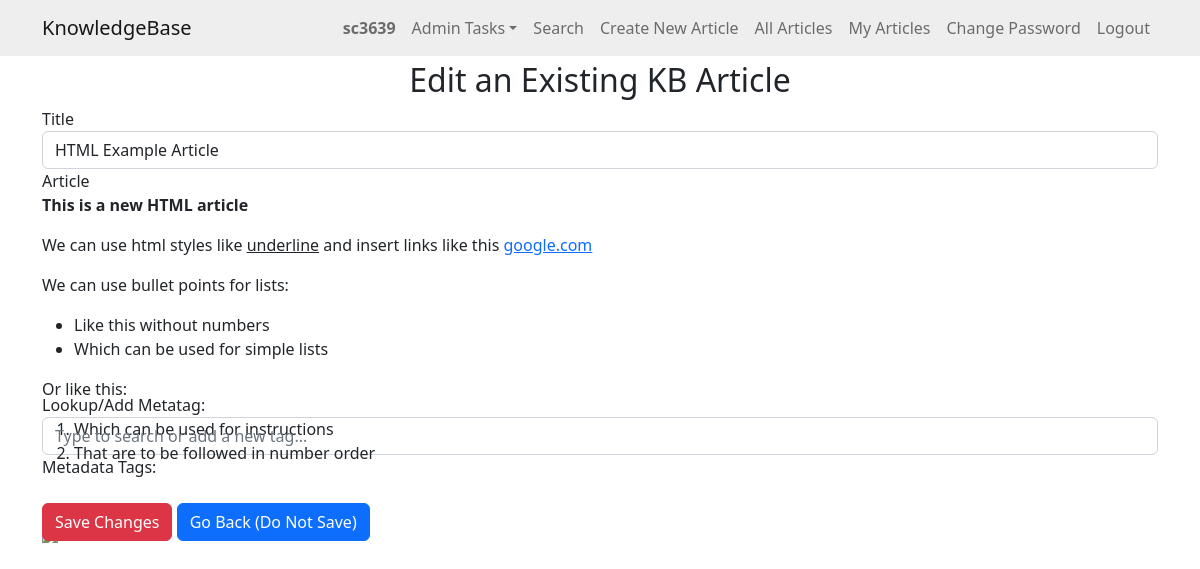
Page /edit/15/ (signed in) on the committed database.
### knowledge/models.py (models this page shows)
class KBEntry(models.Model):
    title = models.CharField(max_length=255)
    article = models.TextField()
    created_by = models.ForeignKey(
        User, related_name="created_kb_entries", on_delete=models.SET_NULL, null=True
    )
    created_datetime = models.DateTimeField(auto_now_add=True)
    modified_datetime = models.DateTimeField(null=True, blank=True)
    last_modified_by = models.ForeignKey(
        User, related_name="modified_kb_entries", on_delete=models.SET_NULL, null=True
    )
    deleted_datetime = models.DateTimeField(null=True, blank=True)
    deleted_by = models.ForeignKey(
        User,
        related_name="deleted_kb_entries",
        on_delete=models.SET_NULL,
        null=True,
        blank=True,
    )
    upvotes = models.ManyToManyField(
        User, related_name="upvoted_kb_entries", blank=True
    )
    downvotes = models.ManyToManyField(
        User, related_name="downvoted_kb_entries", blank=True
    )
    rating = models.FloatField(default=0.0)
    views = models.PositiveIntegerField(default=0)
    meta_data = models.ManyToManyField("Tag", blank=True)

### knowledge/views.py (the view)
# urls.py: path("edit/<int:article_id>/", views.edit_article, name="edit_article"),
@login_required
def edit_article(request, article_id):
    if not article_id:
        return HttpResponseBadRequest("Article ID is required.")
    all_tags = Tag.objects.all().values_list(
        "name", flat=True
    )
    try:
        article = KBEntry.objects.get(pk=article_id)
        associated_metatags = article.meta_data.all()
    except KBEntry.DoesNotExist:
        messages.error(request, "No article exists with this ID")
        return redirect("home")
    if not (request.user.is_superuser or article.created_by == request.user):
        messages.error(request, "You are not authorized to edit this article.")
        return redirect(
            f"/article/{article_id}/"
        )  # Redirect to article detail
    if article.deleted_datetime and article.created_by == request.user:
        messages.error(request, "You can't edit this article - it has been deleted.")
        return redirect("home")  # Redirect to article detail
    if request.method == "POST":
        form = KBEntryForm(request.POST, instance=article, request=request)
        if form.is_valid():
            form.save()
            article.last_modified_by = request.user
            article.modified_datetime = timezone.now()
            article.save()
            Audit(
                user=request.user,
                kb_entry=article,
                action_details=f"Editted Article : '{article.title[:50]}'",
            ).save()
            article.meta_data.clear()
            tag_names = request.POST.get("meta_data", "").split(",")
            for tag_name in tag_names:
                if tag_name:
                    tag_name = tag_name.strip()
                    tag, created = Tag.objects.get_or_create(name=tag_name)
                    article.meta_data.add(tag)
            return redirect(f"/article/{article_id}/")
    else:
        form = KBEntryForm(instance=article, request=request)
    context = {
        "form": form,
        "article": article,
        "associated_metatags": [tag.name for tag in associated_metatags],
        "is_deleted": article.deleted_datetime,
        "all_tags_json": json.dumps(list(all_tags)),  # Serialize all_tags to JSON here
    }
    return render(request, "knowledge/edit_article.html", context)

### knowledge/forms.py (shortened to what this page needs)
class KBEntryForm(forms.ModelForm):
    article = forms.CharField(widget=forms.Textarea, required=False, initial="")
    class Meta:
        model = KBEntry
        fields = ["title", "article"]  # Excluding 'meta_data' here
    def __init__(self, *args, **kwargs):
        self.request = kwargs.pop("request", None)
        super(KBEntryForm, self).__init__(*args, **kwargs)

### knowledge/templates/knowledge/edit_article.html (shortened to what this page needs)
{% extends 'knowledge/base.html' %}
{% load widget_tweaks %}
{% block content %}
<h2>Edit an Existing KB Article</h2>
<form method="POST" id="kbEntryForm">
    {% for field in form %}
    {% if not field.name == "meta_data"%}
    <div class="form-group">
        {% if field.name == "article" %}
        <label for="quillEditor">{{ field.label }}</label>
        <div id="quillEditor" style="height: 200px">{{ field.value|safe }}</div>
        {{ field|attr:"style:display:none;" }} {% else %}
        <label for="{{ field.id_for_label }}">{{ field.label }}</label>
        {{ field|add_class:"form-control" }}
        {% endif %}
        {% endif %}
    </div>
    {% endfor %}
    <div class="form-group">
        <label for="metatagLookup">Lookup/Add Metatag:</label>
        <input type="text" id="metatagLookup" class="form-control" placeholder="Type to search or add a new tag..." />
    </div>
    <div class="form-group">
        <label>Metadata Tags:</label>
    </div>
    <br />
    <button type="submit" class="btn btn-danger">Save Changes</button>
    <button type="button" class="btn btn-primary" onclick="window.history.back();">
        Go Back (Do Not Save)
    </button>
</form>
{% endblock %}

### knowledge/templates/knowledge/base.html (shortened to what this page needs)
<!DOCTYPE html>
<html lang="en">
<head>
    {% load static %}
    <link href="https://cdn.jsdelivr.net/npm/bootstrap@5.2.3/dist/css/bootstrap.min.css" rel="stylesheet" />
    <link rel="stylesheet" href="https://cdn.jsdelivr.net/npm/alertifyjs@1.13.1/build/css/alertify.min.css" />
    <link rel="stylesheet" href="https://cdn.jsdelivr.net/npm/alertifyjs@1.13.1/build/css/themes/default.min.css" />
    <link href="//cdn.quilljs.com/1.3.6/quill.snow.css" rel="stylesheet" />
    <link href="https://cdn.datatables.net/v/bs5/dt-1.13.6/cr-1.7.0/fh-3.4.0/r-2.5.0/sb-1.5.0/datatables.min.css"
        rel="stylesheet" />
    <link rel="stylesheet" href="{% static 'custom.css' %}" />
</head>
<body>
    <nav class="navbar navbar-light navbar-expand-md" style="background-color: #eeeeee">
        <div class="container">
            <a class="navbar-brand" href="/">KnowledgeBase</a>
            <div class="collapse navbar-collapse" id="navbarResponsive">
                <ul class="navbar-nav ms-auto">
                    {% if user.is_authenticated %}
                    <li class="nav-item">
                        <strong><a class="nav-link">{{ user.username }}</a></strong>
                    </li>
                    {% if user.is_staff %}
                    <li class="nav-item dropdown">
                        <a class="nav-link dropdown-toggle" id="navbarDropdownMenuLink" role="button"
                            data-bs-toggle="dropdown" aria-expanded="false">Admin Tasks</a>
                    </li>
                    {% else %}
                    <li class="nav-item">
                        <a class="nav-link" id="logout">(Normal User)</a>
                    </li>
                    {% endif %}
                    <li class="nav-item">
                        <a class="nav-link" href="{% url 'home' %}">Search</a>
                    </li>
                    <li class="nav-item">
                        <a class="nav-link" href="{% url 'create' %}">Create New Article</a>
                    </li>
                    <li class="nav-item">
                        <a class="nav-link" href="{% url 'allarticles' %}">All Articles</a>
                    </li>
                    <li class="nav-item">
                        <a class="nav-link" href="{% url 'my_articles' %}">My Articles</a>
                    </li>
                    <li class="nav-item">
                        <a class="nav-link" href="{% url 'change_password' %}">Change Password</a>
                    </li>
                    <li class="nav-item">
                        <a class="nav-link" id="logout" href="{% url 'confirm_logout' %}">Logout</a>
                    </li>
                    {% endif %}
                </ul>
            </div>
        </div>
    </nav>
    <div class="container">{% block content %} {% endblock %}</div>
</body>
</html>

### static/custom.css (style rules this page uses)
h2, h3 { text-align: center; margin-top:5px !important; }

### rows in the picture
KBEntry: form "HTML Example Article", value "This is a new HTML article We can use html styles like underline and insert links like this google.com We can use bullet points for lists: Like this without numbers Which can be used for simple lists Or like this: Which can be used for instructions That are to be followed in number order"

### other values in the picture
{{ user.username }} "sc3639"
{{ field.label }} "Title"
{{ field.label }} "Article"
